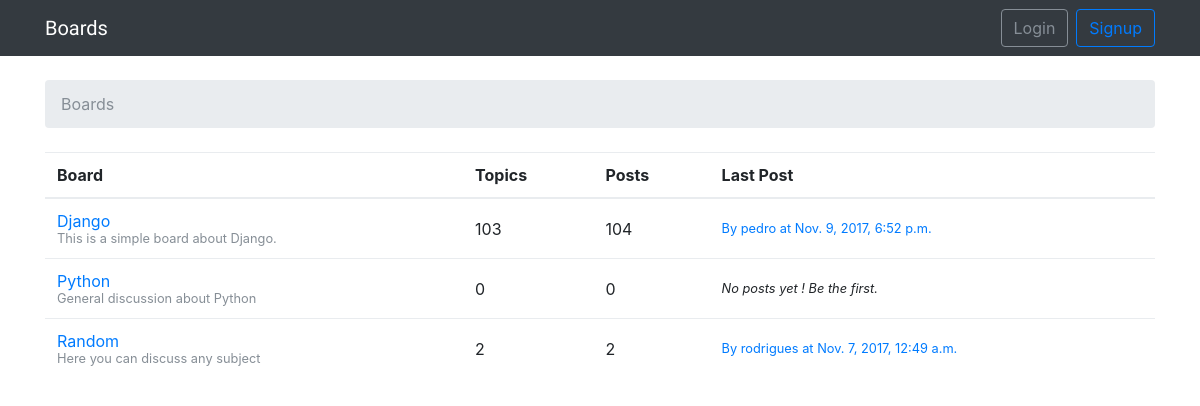
The page / on the database its author committed.
### boards/models.py (models this page shows, shortened)
class Board(models.Model):
    name = models.CharField(max_length=30, unique=True)
    description = models.CharField(max_length=100)
    def get_posts_count(self):
        return Post.objects.filter(topic__board=self).count()
    def get_last_post(self):
        return Post.objects.filter(topic__board=self).order_by('-created_at').first()

class Post(models.Model):
    message = models.TextField(max_length=4000)
    topic = models.ForeignKey(Topic, related_name='posts')
    created_at = models.DateTimeField(auto_now_add=True)
    updated_at = models.DateTimeField(null=True)
    created_by = models.ForeignKey(User, related_name='posts')
    updated_by = models.ForeignKey(User, null=True, related_name='+')

### boards/views.py (the view)
# urls.py: url(r'^$', boards_views.BoardListView.as_view(), name='home'),
class BoardListView(ListView):
    model = Board
    context_object_name = 'boards'
    template_name = 'home.html'

### templates/home.html
{% extends 'base.html' %}
{% block breadcrumb %}
  <li class="breadcrumb-item active">Boards</li>
{% endblock %}
{% block content %}
<table class="table">
  <thead class="thead">
    <tr>
      <th>Board</th>
      <th>Topics</th>
      <th>Posts</th>
      <th>Last Post</th>
    </tr>
  </thead>
  <tbody>
    {% for board in boards %}
      <tr>
        <td>
          <a href="{% url 'board_topics' board.pk %}">{{board.name}}</a>
          <small class="text-muted d-block">{{ board.description }}</small>
        </td>
        <td class="align-middle">{{ board.topics.count }}</td>
        <td class="align-middle">{{ board.get_posts_count }}</td>
        <td class="align-middle">
          {% with post=board.get_last_post %}
            <small>
              {% if post %}
                <a href="{% url 'topic_posts' board.pk post.topic.pk %}">
                  By {{ post.created_by.username }} at {{ post.created_at }}
                </a>
              {% else %}
                <em>No posts yet ! Be the first.</em>
              {% endif %}
            </small>
          {% endwith %}
        </td>
      </tr>
    {% endfor %}
  </tbody>
</table>
{% endblock %}

### rows shown on the page
Board: name "Django", description "This is a simple board about Django.", topics.count "103", get_posts_count "104", get_last_post.created_by.username "pedro", get_last_post.created_at "Nov. 9, 2017, 6:52 p.m."
Board: name "Python", description "General discussion about Python", topics.count "0", get_posts_count "0", shows "No posts yet ! Be the first."
Board: name "Random", description "Here you can discuss any subject", topics.count "2", get_posts_count "2", get_last_post.created_by.username "rodrigues", get_last_post.created_at "Nov. 7, 2017, 12:49 a.m."
